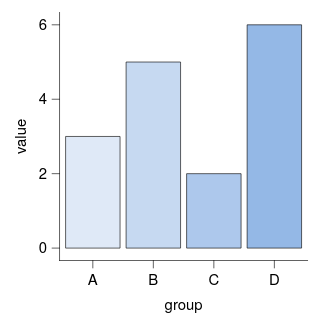

This figure's Vega-Lite source:
### Vega-Lite specification from a JSON file in a GitHub repository (floating-point values rounded to 4 significant figures)
{"background": null, "config": {"arc": {"fill": "#DBDBDB", "fillOpacity": 1.0, "innerRadius": 25.0, "padAngle": 0.03, "stroke": "black", "strokeOpacity": 1, "strokeWidth": 0.25}, "area": {"fill": "#DBDBDB", "fillOpacity": 1.0, "stroke": "black", "strokeOpacity": 1, "strokeWidth": 0.25}, "axis": {"domain": true, "domainCap": "round", "domainColor": "black", "domainWidth": 0.25, "grid": false, "gridCap": "round", "gridColor": "#F1F1F1", "gridDash": [0, 0], "gridOpacity": 1.0, "gridWidth": 0.25, "labelColor": "black", "labelFont": "Helvetica Neue, HelveticaNeue, Helvetica, Arial, sans-serif", "labelFontSize": 6, "labelFontStyle": "normal", "labelFontWeight": 400, "offset": 0, "ticks": true, "tickCap": "round", "tickColor": "black", "tickRound": false, "tickSize": 3, "tickWidth": 0.25, "titleColor": "black", "titleFont": "Helvetica Neue, HelveticaNeue, Helvetica, Arial, sans-serif", "titleFontSize": 6, "titleFontStyle": "normal", "titleFontWeight": 400}, "axisX": {"domain": true, "labelAlign": "center", "labelAngle": 0, "labels": true, "ticks": true, "translate": 0}, "axisY": {"domain": true, "labelAlign": "right", "labelAngle": 0, "labels": true, "ticks": true, "translate": 0}, "axisRight": {"domain": true, "labelAlign": "left", "labelAngle": 0, "labels": true, "ticks": true, "translate": 0}, "axisTop": {"domain": true, "labelAlign": "center", "labelAngle": 0, "labels": true, "ticks": true, "translate": 0}, "axisBand": {"tickOffset": 0}, "bar": {"fill": "#DBDBDB", "fillOpacity": 1.0, "stroke": "black", "strokeOpacity": 1, "strokeWidth": 0.25}, "boxplot": {"size": 9.0, "ticks": {"cornerRadius": 0.25, "fill": "black", "opacity": 1, "size": 4.5, "thickness": 0.25}, "box": {"fillOpacity": 1.0, "stroke": "black", "strokeOpacity": 1, "strokeWidth": 0.25}, "median": {"cornerRadius": 0, "fill": "black", "fillOpacity": 1.0, "opacity": 1, "size": 9.0, "thickness": 0.25}, "rule": {"fill": "black", "fillOpacity": 1.0, "size": 10.0, "stroke": "black", "strokeDash": [0, 0], "strokeOpacity": 1, "strokeWidth": 0.25}, "outliers": {"color": "black", "fill": "black", "fillOpacity": 1.0, "size": 0, "stroke": "black", "strokeOpacity": 1, "strokeWidth": 0.25}}, "circle": {"fill": "black", "fillOpacity": 1.0, "size": 1.25, "stroke": null, "strokeOpacity": 1, "strokeWidth": 0.25}, "errorband": {"band": {"fillOpacity": 0.6, "stroke": null, "strokeWidth": 0.25, "strokeOpacity": 1}, "borders": {"opacity": 0, "strokeOpacity": 1, "strokeWidth": 0.25}}, "errorbar": {"opacity": 1, "rule": {"strokeDash": [0, 0], "strokeWidth": 0.25}, "ticks": {"color": "black", "cornerRadius": 0.125, "opacity": 1, "size": 6.0, "thickness": 0.25}, "thickness": 0.25}, "font": "Helvetica Neue, HelveticaNeue, Helvetica, Arial, sans-serif", "geoshape": {"fill": "#DBDBDB", "fillOpacity": 1.0, "stroke": "black", "strokeOpacity": 1, "strokeWidth": 0.25}, "header": {"labelColor": "black", "labelFont": "Helvetica Neue, HelveticaNeue, Helvetica, Arial, sans-serif", "labelFontSize": 6, "labelFontStyle": "normal", "labelFontWeight": 400, "titleColor": "black", "titleFont": "Helvetica Neue, HelveticaNeue, Helvetica, Arial, sans-serif", "titleFontSize": 6, "titleFontStyle": "normal", "titleFontWeight": 400, "titlePadding": 0}, "legend": {"disable": false, "offset": 4.5, "titlePadding": 4, "labelOffset": 2, "gradientLabelOffset": 2, "columnPadding": 4, "rowPadding": 2, "gradientLength": 50.0, "gradientThickness": 5.0, "gradientOpacity": 1.0, "gradientStrokeColor": "black", "gradientStrokeWidth": 0.25, "labelColor": "black", "labelFont": "Helvetica Neue, HelveticaNeue, Helvetica, Arial, sans-serif", "labelFontSize": 6, "labelFontStyle": "normal", "labelFontWeight": 400, "strokeColor": "black", "strokeWidth": 0, "symbolSize": 36, "symbolStrokeColor": "black", "symbolStrokeWidth": 0.25, "titleColor": "black", "titleFont": "Helvetica Neue, HelveticaNeue, Helvetica, Arial, sans-serif", "titleFontSize": 6, "titleFontStyle": "normal", "titleFontWeight": 400}, "line": {"color": "black", "stroke": "black", "strokeCap": "butt", "strokeDash": [0, 0], "strokeOpacity": 1, "strokeWidth": 0.5}, "point": {"filled": true, "fill": "#DBDBDB", "fillOpacity": 1.0, "size": 5.0, "stroke": "black", "strokeOpacity": 1, "strokeWidth": 0.25}, "range": {"category": ["#DFE9F7", "#C6D9F1", "#ADC8EC", "#94B8E6", "#7AA8E0", "#6097DA", "#4D87CA", "#4177B1", "#386898", "#2F597F", "#264A69", "#1D3A58"], "diverging": {"scheme": ["#DFE9F7", "#C6D9F1", "#ADC8EC", "#94B8E6", "#7AA8E0", "#6097DA", "#4D87CA", "#4177B1", "#386898", "#2F597F", "#264A69", "#1D3A58"]}, "heatmap": {"scheme": ["#DFE9F7", "#C6D9F1", "#ADC8EC", "#94B8E6", "#7AA8E0", "#6097DA", "#4D87CA", "#4177B1", "#386898", "#2F597F", "#264A69", "#1D3A58"]}, "ordinal": {"scheme": ["#DFE9F7", "#C6D9F1", "#ADC8EC", "#94B8E6", "#7AA8E0", "#6097DA", "#4D87CA", "#4177B1", "#386898", "#2F597F", "#264A69", "#1D3A58"]}, "ramp": {"scheme": ["#DFE9F7", "#C6D9F1", "#ADC8EC", "#94B8E6", "#7AA8E0", "#6097DA", "#4D87CA", "#4177B1", "#386898", "#2F597F", "#264A69", "#1D3A58"]}}, "rule": {"color": "black", "stroke": "black", "strokeCap": "round", "strokeDash": [2, 2], "strokeOpacity": 1, "strokeWidth": 0.25}, "scale": {"barBandPaddingInner": 0.1, "rectBandPaddingInner": 0, "tickBandPaddingInner": 0.1, "bandPaddingOuter": 0.1, "bandWithNestedOffsetPaddingInner": 0.2, "bandWithNestedOffsetPaddingOuter": 0.2, "offsetBandPaddingInner": 0, "offsetBandPaddingOuter": 0, "continuousPadding": 5.0, "round": false}, "rect": {"fill": "#DBDBDB", "fillOpacity": 1.0, "stroke": "black", "strokeOpacity": 1, "strokeWidth": 0.25}, "square": {"fill": "#DBDBDB", "fillOpacity": 1.0, "size": 10.0, "stroke": "black", "strokeOpacity": 1, "strokeWidth": 0.25}, "text": {"color": "black", "font": "Helvetica Neue, HelveticaNeue, Helvetica, Arial, sans-serif", "fontSize": 6, "fontStyle": "normal", "fontWeight": 400}, "tick": {"color": "black", "cornerRadius": 0.125, "opacity": 1.0, "size": 9.0, "thickness": 0.25}, "title": {"anchor": "middle", "frame": "group", "color": "black", "font": "Helvetica Neue, HelveticaNeue, Helvetica, Arial, sans-serif", "fontSize": 6, "fontStyle": "normal", "fontWeight": 400, "subtitleColor": "black", "subtitleFont": "Helvetica Neue, HelveticaNeue, Helvetica, Arial, sans-serif", "subtitleFontSize": 6, "subtitleFontStyle": "normal", "subtitleFontWeight": 400}, "trail": {"color": "black", "opacity": 1, "size": 0.5}, "view": {"continuousWidth": 100, "continuousHeight": 100, "discreteWidth": 100, "discreteHeight": 100, "fill": null, "stroke": null, "strokeWidth": 0.25}}, "data": {"name": "data-4142aea53afa8511718d08fe069c71cc"}, "mark": {"type": "bar"}, "encoding": {"color": {"field": "group", "legend": null, "type": "nominal"}, "x": {"field": "group", "type": "nominal"}, "y": {"field": "value", "type": "quantitative", "scale": {"nice": false}}}, "$schema": "https://vega.github.io/schema/vega-lite/v6.4.1.json", "datasets": {"data-4142aea53afa8511718d08fe069c71cc": [{"group": "A", "value": 3.0}, {"group": "B", "value": 5.0}, {"group": "C", "value": 2.0}, {"group": "D", "value": 6.0}]}}
